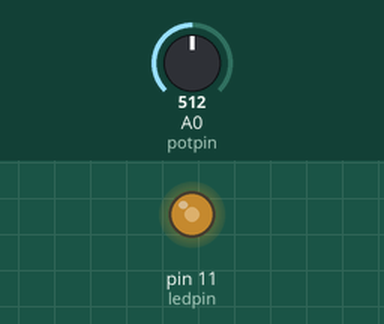
Simulated run of this sketch. Board: Arduino Uno, built with avr-gcc and run on an emulated ATmega328P. Parts: output pins drawn as LEDs (lit = HIGH). Inputs (shaded band) come from the test bench; at power-on: A0 (potpin) = 512.

Above: at 1.2 s.
1.3 s: A0 (potpin) set to 716
At 1.8 s:
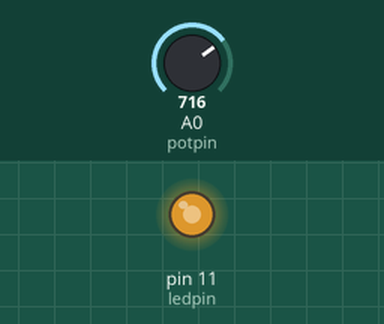
2.8 s: A0 (potpin) set to 900
At 4.0 s:
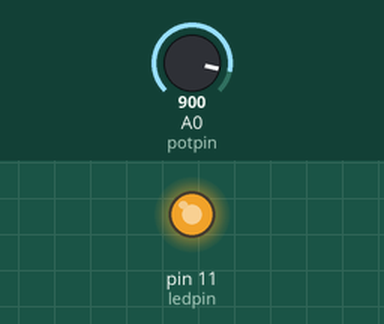
4.3 s: A0 (potpin) set to 122
At 5.3 s:
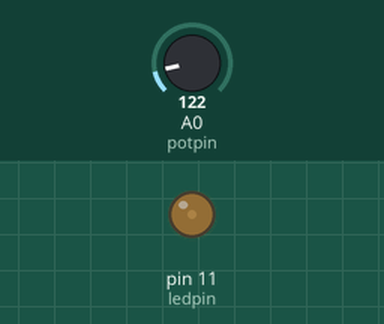
5.8 s: A0 (potpin) set to 0
At 6.4 s:
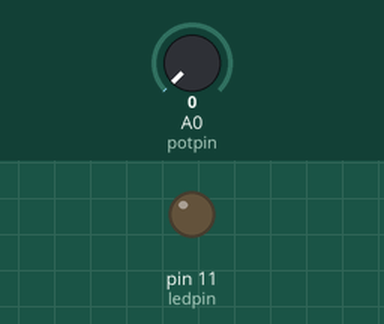
7.3 s: A0 (potpin) set to 511
At 7.6 s:
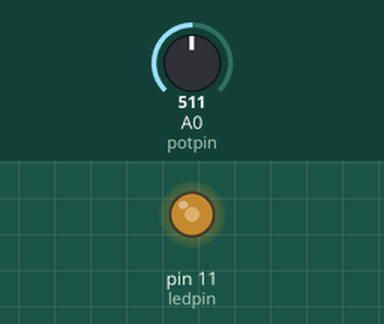
Timing chart, 0 to 9.8 s (numbered marks = the images above; inputs shaded):
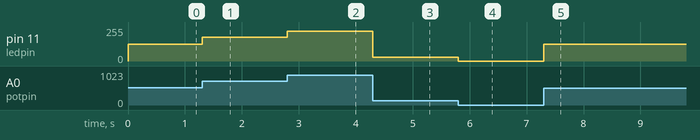

Measured:
- after the input at 1.3 s, pin 11 (ledpin): 127/255 → 178/255 at once
- after the input at 2.8 s, pin 11 (ledpin): 178/255 → 224/255 at once
- after the input at 4.3 s, pin 11 (ledpin): 224/255 → 30/255 at once
- after the input at 5.8 s, pin 11 (ledpin): 30/255 → 0/255 at once
- after the input at 7.3 s, pin 11 (ledpin): 0/255 → 127/255 at once

The sketch:

sketch_dec13b.ino
```cpp
int potvalue=0;
int potpin=A0;
int ledpin=11;
int ledvalue=0;
void setup(){
  pinMode(potpin,INPUT);
  pinMode(ledpin,OUTPUT);
  Serial.begin(9600);
}
void loop(){
  potvalue=analogRead(potpin);
  ledvalue=map(potvalue,0,1023,0,255);
  analogWrite(ledpin,ledvalue);
  Serial.printl(ledvalue);
  delay(2);
}
```

class.c
```cpp
#include <stdio.h>


//Loop to print the sum of all
//int main(){
//	int numbers[5]={-5,6,7,-2,-8};
//	int i=0;
//	int sum=0;
//	while(i<=4){
//		sum+=numbers[i];
//
//	}
//	printf("%d",sum);
//
//}

//Exams.c


//int main(){
//	int num1, num2, sum;
//	printf("Enter a number \n");
//	scanf("%d",&num1);
//	printf("Enter a number \n");
//	scanf("%d",&num2);
//	sum=num1+num2;
//	printf("The sum of %d and %d is %d",num1, num2, sum);
//	return 0;
//}

//int main(){
//	int myArray[10]={12,21,34,12,34,56,78,90,34};
//	int lv;
//	int max=myArray[0];
//	for (lv=0; lv<=9;lv++){
//		if(myArray[lv]>max){
//			max=myArray[lv];
//		}
//	}
//	printf("%d",max);
//	return 0;
//
//}

//int main(){
// 	int average, num;
// 	int sum=0;
// 	int lv=1;
// 	printf("Enter a number\n");
// 	scanf("%d",&num);
// 	for(lv=1; lv<=num; lv++){
// 		if(lv%2==0){
// 			sum+=lv;
//		}
//	}
//	average=sum /num;
//    printf("The sum of even numbers between 1 and %d is %d while their average is %d",num, sum, average);
// 	return 0;
//}
//int main(){
//	int average, num;
//	int sum=0;
//	int lv=1;
//	int length=0;
//	printf("Enter a number \n");
//	scanf("%d",&num);
//	for(lv=1; lv<=num; lv++){
//		if(lv%2 ==0){
//			sum+=lv;
//			length++;
//		}
//	}
//	average=sum/num;
//	printf("The number of even numbers is %d\n", length);
//	printf("The sum is %d\n", sum);
//	printf("The average is %d\n", average);
//	return 0;
//}
//int main(){
//	int num1,num2,num3,largest;
//    printf("Enter 3 numbers \n");
//    scanf("%d %d %d",&num1 ,&num2 ,&num3);
//
//    if(num1>num2&&num1>num3){
//    	largest=num1;
//	}
//	else if(num2>num1&&num2>num3){
//		largest=num2;
//	}
//	else {
//		largest=num3;
//	}
//	printf("The largest number among %d, %d and %d is %d", num1, num2, num3, largest);
//	return 0;
//}

//int main(){
//	int num;
//	int lv=2;
//	int flag=1;
//	printf("Enter a number\n");
//	scanf("%d",&num);
//	for(lv=2; lv<num; lv++){
//		if(num%lv==0){
//			flag=0;
//		}
//	}
//	if(flag==0){
//		printf("%d is not prime", num);
//	}
//	else{
//		printf("%d is prime",num);
//	}
//	return 0;
//}

//int main(){
//	int counter=0;
//	int num;
//	int originalNum;
//	printf("Enter a positive number\n");
//	scanf("%d",&num);
//	originalNum=num;
//	while (num>0){
//		num/=10;
//		counter++;
//	}
//	printf("%d is made of %d digits",originalNum , counter);
//	return 0;
//}

//int main(){
//	int num=98;
//	int myArray[10]={12,34,56,78};
//	printf("%p\n",&myArray[0]);
//	printf("%p\n",&myArray[1]);
//	printf("%p\n",&num);
//}

#include <limits.h>
#include <float.h>
int main(){
	float gpa=2.34567;
	printf("The range for signed char is btn %d and %d \n",CHAR_MIN, CHAR_MAX);
	printf("The range for unsigned is btn 0 and %d \n", UCHAR_MAX);
	printf("The range for long  float is  btn %.10Le and %.10Le \n",FLT_MIN, FLT_MAX);
	printf("%.2f",gpa);
	return 0;
}
```

stuck.c
```cpp
#include <stdio.h>
#include <stdlib.h>

/*int main(){
    float length, width, area, perimeter;
	printf("Enter the sides of the rectangle: \n");
	scanf("%f%f",&length,&width);//& is to specify the location where the inputs will be stored, we use two %fs bcz we will receive two inputs
	area = length * width;//Area calculation
	perimeter = (length+width) * 2;
	printf("The perimeter of the rectangle of with sides %f and %f is %f m \n", length, width, perimeter);
	printf("The area of the rectangle of with sides %f and %f is %f m\n", length, width, area);

	return 0;
}*/


int main(){
	int n1;
	int n2;
	int n3;
	printf("Enter numbers: ");
	scanf("%d%d%d", &n1,&n2,&n3);
	int greatest;
	if(n1>n2 && n1>n3){//We must find the greatest nbr among them to use it when looping
		greatest = n1;
	}
    else if(n2>n3 && n2>n3){
		greatest = n2;
	}
	else{
		greatest = n3;
	}
	int gcd;
	int i = 2;
	for (i=2; i<=greatest; i++){
		if(n1%i==0 && n2%i==0 && n3%i==0){
			gcd =i;
		}
	}
	printf("The Greatest Common Divisor of %d,%d and %d is %d",n1,n2,n3,gcd);//We have to print after closing the loop so that we can print one common factor
	return 0;
}

// Funtions in C programming
/*int main(){
	int num1,num2,num3,greatest;
	printf("Enter 3 numbers: ");
	scanf("%d%d%d",&num1,&num2,&num3);
	if(num1>num2&& num1>num3){
		greatest=num1;
	}
	else if (num2>num1&& num2>num3){
		greatest=num2;
	}
	else{
		greatest=num3;
	}
	printf("The largest in number among %d,%dand%d is %d ",num1,num2,num3,greatest);
}
// Constants in c. Alot of times when naming const variables we use all uppercase-letters(It's just a best practice and not a must .Just like in JS consts can not be modified
int main(){
	printf("%f", floor(45.2869));//funtion to round down a number. The ceil function is the opposite of the floor function and it is used to round up a number
	return 0;
}
*/

//Getting input from user
//int main(){
//	char name[20];
//	int age;
//	double gpa;
//	char grade;
//	printf("Enter your name, age, gpa, and grade: \n");
//	scanf("%s %d %lf %c",&name ,&age, &gpa, &grade);
//	printf("Hello %s according to the survery,",name);
//	printf("you are %d years old ",age);
//	printf("your gpa is %f ",gpa);
//	printf("your grade is %c ",grade);
//	return 0;
//}

//Madlib game
//int main(){
//	char color[20];
//	char pluralNoun[20];
//	char foodF[20];
//    char foodL[20];
//	printf("Enter your favorite clolor: \n");
//	scanf("%s",&color);
//	printf("Enter a plural noun: \n");
//	scanf("%s",&pluralNoun);
//	printf("Enter your favorite food with two words: \n");
//	scanf("%s%s",&foodF,&foodL);
//	printf("Biscuits are %s\n", color);
//	printf("%s are sweet\n",pluralNoun);
//	printf("And I love %s %s\n",foodF, foodL);
//	return 0;
//
//}

//Arrays
//int main(){
//	int myArray[]={1,2,3,4,5};
//    myArray[4]=27;
//	printf ("%d", myArray[4]);
//}
//int main(){
//	char stings[][20]={"Hello","How are you","They call me shoula"}; To store an array of more than one string you have to use two square brackets
//	printf("%s",stings[0]);
//	return 0;
//}
//int main(){
//	int ages[30]={12,15,16,17};
//	printf("Enter your age");
//	scanf("%d", &ages[9]);
//	printf("Your age is %d", ages[9]);
//}

//The void function has no return which means that
//in order for it to return sthg it must be called in the main function
//int main(){
//	greet("Shoula", 15);
//	greet("Derrick", 15);
//	greet("Leccutte", 6);
//	return 0;
//}
//void greet(char name[],int age){
//	printf("Hello %s, you are %d old\n",name ,age);
//}

//Example of a function that is not void The voidness is due to the use of void when declaring the function
//double cube(double num){
//	return num*num*num;
//}
//int main(){
//	printf("Answer: %f",cube(12.3));
//	return 0;
//}
//Alternative
//double cube(double num);
//int main(){
//	printf("Answer: %f\n", cube(12.3));
//	return 0;
//}
//double cube(double num){
//	return num*num*num;
//}

//Function to find the largest number.
//int max(int num1, int num2, int num3){
//	int greatest;
//	if(num1>=num2 && num1>=num3){
//		greatest=num1;
//	}
//	else if(num2>=num1 && num2>=num3){
//		greatest=num2;
//	}
//	else{
//		greatest=num3;
//	}
//	return greatest;
//}
//int main(){
//	printf("%d",max(3,45,67));
//	return 0;
//
//}

//Making a calculator using if statements
//int main(){
//	double num1;
//	double num2;
//	char op;
//
//	printf("Enter a number\n");
//	scanf("%lf", &num1);
//	printf("Enter an operator\n");
//	scanf(" %c", &op);
//	printf("Enter a number\n");
//	scanf("%lf",&num2);
//	if(op=='+'){
//		printf("%f",num1+num2);
//	}
//	else if(op=='-'){
//		printf("%f",num1-num2);
//	}
//	else if(op=='*'){
//		printf("%f",num1-num2);
//	}
//	else if(op=='/'){
//		printf("%f",num1/num2);
//	}
//	else{
//		printf("Invalid Operator");
//	}
//	return 0;
//}

//Using the switch statements
//int main(){
//	char grade;
//	printf("Enter your grade:\n");
//	scanf(" %c", &grade);
//	switch(grade){
//		case'A':
//			printf("You did great\n");
//			break;
//		case'B':
//			printf("You did alright\n");
//			break;
//		case 'C':
//			printf("You did poorly\n");
//			break;
//		case 'D':
//			printf("You did very bad");
//			break;
//		case 'F':
//			printf("You failed\n");
//			break;
//		defaul:
//			printf("Invalid Grade\n");
//
//	}
//	return 0;
//}

//Structs can store different data types at the same time}
//struct Student{
//	char name[20];
//	int age;
//	double gpa;
//	char major[20];
//
//};
//int main(){
//	struct Student student1;
//	student1.age=27;
//	student1.gpa=2.5;
//	strcpy(student1.name,"Damn");
//	strcpy(student1.major,"Cyber");
//
//	struct Student student2;
//	student2.age=1;
//	student2.gpa=2.7;
//	strcpy(student2.name,"Daah");
//	strcpy(student2.major,"Software");
//	printf("%s", student2.major);
//}

//Usin structs to model a phone and book
// struct Phone{
// 	char brand[20];
// 	char model[20];
// 	int storage;
// 	double price;
// };
// struct Book{
// 	char author[20];
// 	char title[20];
// 	float price;
// 	int pages;
//
// };
// int main(){
// 	struct Phone iPhone;
// 	iPhone.storage=16;
// 	iPhone.price=2999.98;
// 	strcpy(iPhone.brand,"Apple");
// 	strcpy(iPhone.model, "iPhone13");
// 	printf("%s\n", iPhone.brand);
// 	struct Book aLycs;
// 	aLycs.pages=16;
// 	aLycs.price=2999.98;
// 	strcpy(aLycs.author,"Tim");
// 	strcpy(aLycs.title, "A life you can save");
// 	printf("%s\n", aLycs.author);
//
//
// }

//Looping

//While loop
//int main(){
//	int index=1;
//	while(index<=5){
//		printf("%d\n", index);
//		index++;
//	}
//	return 0;
//}
//
//int main(){
//	printf("Hello,\\ How is life?\t It's never easy to say goodbye\"");
//	printf("It's still the damn girl");
//	int num=49;
//	printf(num);
//	return 0;
//	system("pause");
//}
//int main(){
//	int ages[30]={10,5,20};
//	printf("Enter your age: ");
//	scanf("%d",ages[9]);
//	printf("The age number 10 is %d\n", ages[9]);
//	return 0;
//
//}
//int main(){
//	int ages[30]={12,15,16,17};
//	printf("Enter your age\n");
//	scanf("%d", &ages[9]);
//	printf("Your age is %d", ages[9]);
//}

//Iterative structures
//Loop to print negative numbers in an array
//int main(){
//	int lv =0;
//	int myArray[10]={12,-5,-9,6,7,8,-6,-5,-7,3};
//	while(lv<=9){
//		if(myArray[lv]<0){
//			printf("%d\n",myArray[i]);
//		}
//		lv++;
//
//	}
//
//}
```
